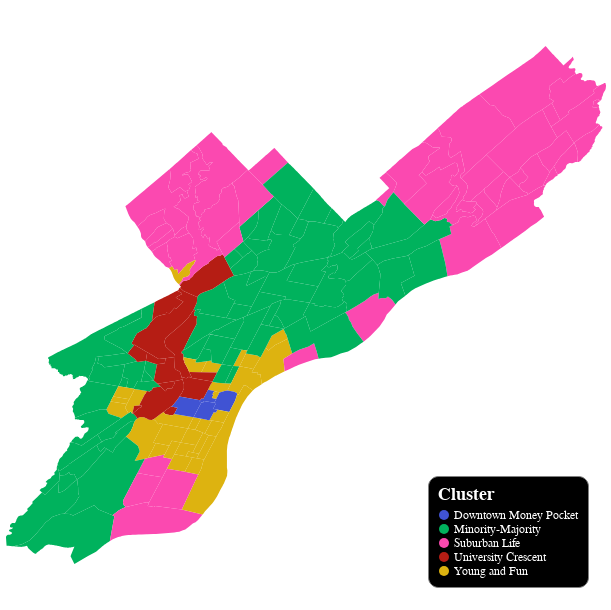

This figure's Vega-Lite source:
### Vega-Lite specification from a JSON file in a GitHub repository (floating-point values rounded to 4 significant figures; data arrays with more than 128 entries replaced by an {"elided": "..."} marker saying what was removed)
{"config": {"view": {"continuousWidth": 400, "continuousHeight": 300, "fill": "black", "strokeWidth": 0}, "legend": {"cornerRadius": 10, "fillColor": "black", "labelColor": "white", "labelFont": "Helvetica", "labelFontSize": 12, "orient": "bottom-right", "padding": 10, "strokeColor": "gray", "titleColor": "white", "titleFont": "Helvetica", "titleFontSize": 18}}, "data": {"name": "data-ced537b84b65aefb0a66d62d8c81c5c6"}, "mark": "geoshape", "encoding": {"color": {"field": "Cluster", "scale": {"domain": ["Downtown Money Pocket", "Minority-Majority", "Suburban Life", "University Crescent", "Young and Fun"], "range": ["#4053d3", "#00b25d", "#fb49b0", "#b51d14", "#ddb310"]}, "type": "nominal"}, "tooltip": [{"field": "Neighborhood", "type": "nominal"}, {"field": "Cluster", "type": "nominal"}, {"field": "Description", "type": "nominal"}]}, "height": 600, "width": 600, "$schema": "https://vega.github.io/schema/vega-lite/v4.17.0.json", "datasets": {"data-ced537b84b65aefb0a66d62d8c81c5c6": {"elided": "158 records"}}}
